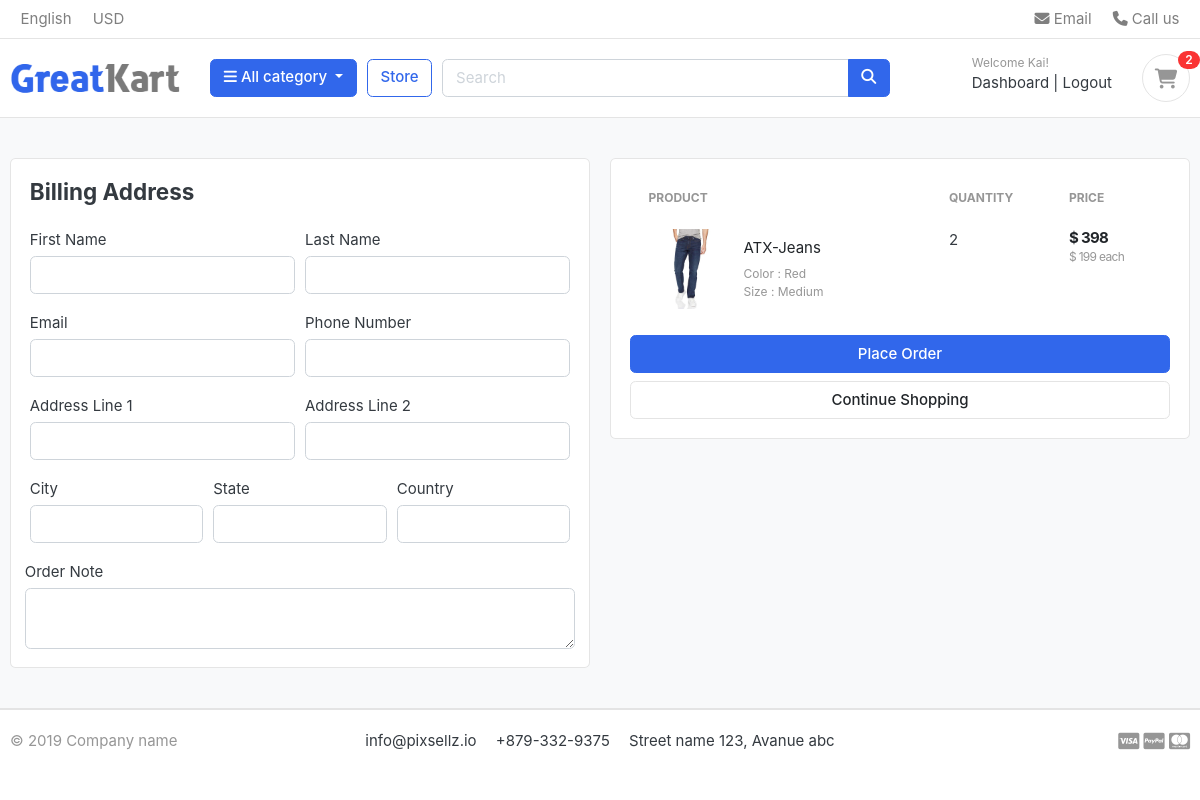
The page /cart/checkout/ (signed in) on the database as committed earlier.
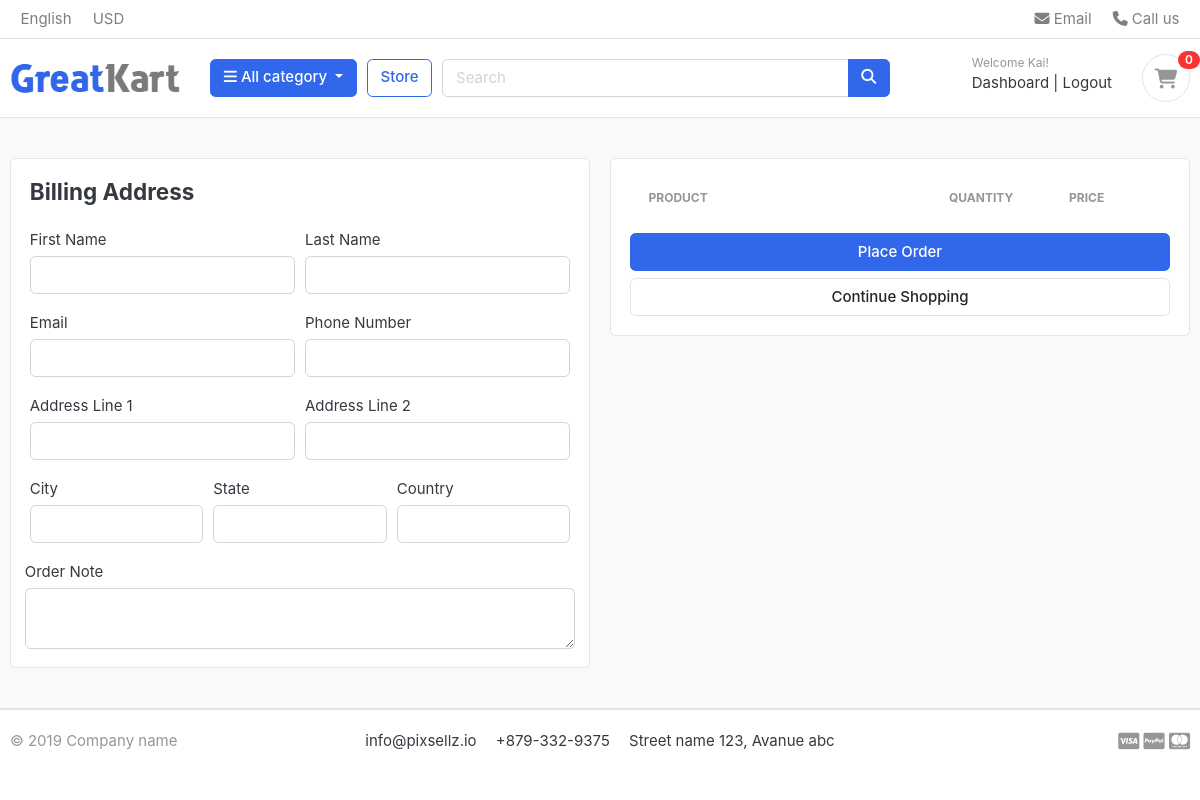
The same page on the database as committed later.
### carts/models.py (models this page shows, shortened)
class CartItem(models.Model):
    user = models.ForeignKey(Account, on_delete=models.CASCADE, null=True)
    product = models.ForeignKey(Product, on_delete=models.CASCADE)
    variations = models.ManyToManyField(Variation, blank=True)
    cart    = models.ForeignKey(Cart, on_delete=models.CASCADE, null=True)
    quantity = models.IntegerField()
    is_active = models.BooleanField(default=True)
    def sub_total(self):
        return self.product.price * self.quantity

### store/models.py (models this page shows, shortened)
class Product(models.Model):
    product_name    = models.CharField(max_length=200, unique=True)
    slug            = models.SlugField(max_length=200, unique=True)
    description     = models.TextField(max_length=500, blank=True)
    price           = models.IntegerField()
    images          = models.ImageField(upload_to='photos/products')
    stock           = models.IntegerField()
    is_available    = models.BooleanField(default=True)
    category        = models.ForeignKey(Category, on_delete=models.CASCADE)
    created_date    = models.DateTimeField(auto_now_add=True)
    modified_date   = models.DateTimeField(auto_now=True)
    def get_url(self):
        return reverse('product_detail', args=[self.category.slug, self.slug])

class Variation(models.Model):
    product = models.ForeignKey(Product, on_delete=models.CASCADE)
    variation_category = models.CharField(max_length=100, choices=variation_category_choice)
    variation_value     = models.CharField(max_length=100)
    is_active           = models.BooleanField(default=True)
    created_date        = models.DateTimeField(auto_now=True)
    objects = VariationManager()

### carts/views.py (the view)
# urls.py: path('checkout/', views.checkout, name='checkout'),
@login_required(login_url='login')
def checkout(request, total=0, quantity=0, cart_items=None):
    try:
        tax = 0
        grand_total = 0
        if request.user.is_authenticated:
            cart_items = CartItem.objects.filter(user=request.user, is_active=True)
        else:
            cart = Cart.objects.get(cart_id=_cart_id(request))
            cart_items = CartItem.objects.filter(cart=cart, is_active=True)
        for cart_item in cart_items:
            total += (cart_item.product.price * cart_item.quantity)
            quantity += cart_item.quantity
        tax = (8.5 * total)/100
        tax = round(tax, 2)
        grand_total = total + tax
    except ObjectDoesNotExist:
        pass
    context = {
        'total': total,
        'quantity': quantity,
        'cart_items': cart_items,
        'tax'       : tax,
        'grand_total': grand_total,
    }
    return render(request, 'store/checkout.html', context)

### carts/context_processors.py (called while the page is built)
def counter(request):
    cart_count = 0
    if 'admin' in request.path:
        return {}
    else:
        try:
            cart = Cart.objects.filter(cart_id=_cart_id(request))
            if request.user.is_authenticated:
                cart_items = CartItem.objects.all().filter(user=request.user)
            else:
                cart_items = CartItem.objects.all().filter(cart=cart[:1])
            for cart_item in cart_items:
                cart_count += cart_item.quantity
        except Cart.DoesNotExist:
            cart_count = 0
    return dict(cart_count=cart_count)

### carts/views.py (called while the page is built)
def _cart_id(request):
    cart = request.session.session_key
    if not cart:
        cart = request.session.create()
    return cart

### category/context_processors.py (called while the page is built)
def menu_links(request):
    links =  Category.objects.all()
    return dict(links=links)

### category/models.py (called while the page is built)
    def get_url(self):
        return reverse('products_by_category', args=[self.slug])

### templates/store/checkout.html (shortened to what the changed rows need)
{% extends 'base.html' %}
{% load static %}
{% block content %}
<section class="section-content padding-y bg">
	<div class="container">
		<div class="row">
			<aside class="col-lg-6">
				<div class="card">
					<div class="card-body">
                        <table class="table table-borderless table-shopping-cart">
                            <thead class="text-muted">
                                <tr class="small text-uppercase">
                                    <th scope="col">Product</th>
                                    <th scope="col" width="120">Quantity</th>
                                    <th scope="col" width="120">Price</th>
                                </tr>
                            </thead>
                            <tbody>
                                {% for cart_item in cart_items %}
                                <tr>
                                    <td>
                                        <figure class="itemside align-items-center">
                                            <div class="aside"><img src="{{ cart_item.product.images.url }}" class="img-sm">
                                            </div>
                                            <figcaption class="info">
                                                <a href="{{ cart_item.product.get_url }}" class="title text-dark">{{ cart_item.product.product_name }}</a>
                                                <p class="text-muted small">
                                                    {% if cart_item.variations.all %}
                                                        {% for item in cart_item.variations.all %}
                                                            {{ item.variation_category | capfirst }} : {{ item.variation_value | capfirst }} <br>
                                                        {% endfor %}
                                                    {% endif %}
                                                </p>
                                            </figcaption>
                                        </figure>
                                    </td>
                                    <td>
                                        <label for="">{{cart_item.quantity}}</label>
                                    </td>
                                    <td>
                                        <div class="price-wrap">
                                            <var class="price">$ {{cart_item.sub_total}}</var>
                                            <small class="text-muted"> $ {{cart_item.product.price}} each </small>
                                        </div>
                                    </td>
                                </tr>
                                {% endfor %}
                            </tbody>
                        </table>
					</div>
				</div>
			</aside>
		</div>
	</div>
</section>
{% endblock %}

### templates/includes/navbar.html (shortened to what this page needs)
{%load static%}
<header class="section-header">
    <nav class="navbar p-md-0 navbar-expand-sm navbar-light border-bottom">
        <div class="container">
            <div class="collapse navbar-collapse" id="navbarTop4">
                <ul class="navbar-nav mr-auto">
                    <li class="nav-item dropdown">
                        <a href="#" class="nav-link"> English </a>
                    </li>
                    <li class="nav-item dropdown">
                        <a href="#" class="nav-link"> USD </a>
                    </li>
                </ul>
                <ul class="navbar-nav">
                    <li><a href="#" class="nav-link"> <i class="fa fa-envelope"></i> Email </a></li>
                    <li><a href="#" class="nav-link"> <i class="fa fa-phone"></i> Call us </a></li>
                </ul>
            </div>
        </div>
    </nav>
    <section class="header-main border-bottom">
        <div class="container">
            <div class="row align-items-center">
                <div class="col-lg-2 col-md-3 col-6">
                    <a href="{%url 'home'%}" class="brand-wrap">
                        <img class="logo" src="{%static './images/logo.png'%}">
                    </a>
                </div>
                <div class="col-lg col-sm col-md col-6 flex-grow-0">
                    <div class="category-wrap dropdown d-inline-block float-right">
                        <button type="button" class="btn btn-primary dropdown-toggle" data-toggle="dropdown">
                            <i class="fa fa-bars"></i> All category
                        </button>
                    </div>
                </div>
                <a href="{% url 'store'%}" class="btn btn-outline-primary">Store</a>
                <div class="col-lg  col-md-6 col-sm-12 col">
                    <form action="{% url 'search' %}" class="search" method="GET">
                        <div class="input-group w-100">
                            <input type="text" class="form-control" style="width:60%;" placeholder="Search"
                                name="keyword">
                            <div class="input-group-append">
                                <button class="btn btn-primary" type="submit">
                                    <i class="fa fa-search"></i>
                                </button>
                            </div>
                        </div>
                    </form>
                </div>
                <div class="col-lg-3 col-sm-6 col-8 order-2 order-lg-3">
                    <div class="d-flex justify-content-end mb-3 mb-lg-0">
                        {% if user.id is None %}
                        <div class="widget-header">
                            <small class="title text-muted">Welcome guest!</small>
                            <div>
                                <a href="{% url 'login' %}">Sign in</a> <span class="dark-transp"> | </span>
                                <a href="{% url 'register' %}"> Register</a>
                            </div>
                        </div>
                        {% else %}
                        <div class="widget-header">
                            <small class="title text-muted">Welcome {{user.first_name}}!</small>
                            <div>
                                <a href="{% url 'dashboard' %}">Dashboard</a> <span class="dark-transp"> | </span>
                                <a href="{% url 'logout' %}"> Logout</a>
                            </div>
                        </div>
                        {% endif %}
                        <a href="{% url 'cart' %}" class="widget-header pl-3 ml-3">
                            <div class="icon icon-sm rounded-circle border"><i class="fa fa-shopping-cart"></i></div>
                            <span class="badge badge-pill badge-danger notify">{{cart_count}}</span>
                        </a>
                    </div>
                </div>
            </div>
        </div>
    </section>
</header>

Rows that differ between the two databases and show on the page:
removed CartItem: product.images (picture), product.product_name "ATX-Jeans", quantity "2", sub_total "398", product.price "199"
no longer on this page (row unchanged): Variation: variation_category "Color", variation_value "Red"
no longer on this page (row unchanged): Variation: variation_category "Size", variation_value "Medium"
Other text that changed with them:
{{ cart_count }}: "2" → "0"
